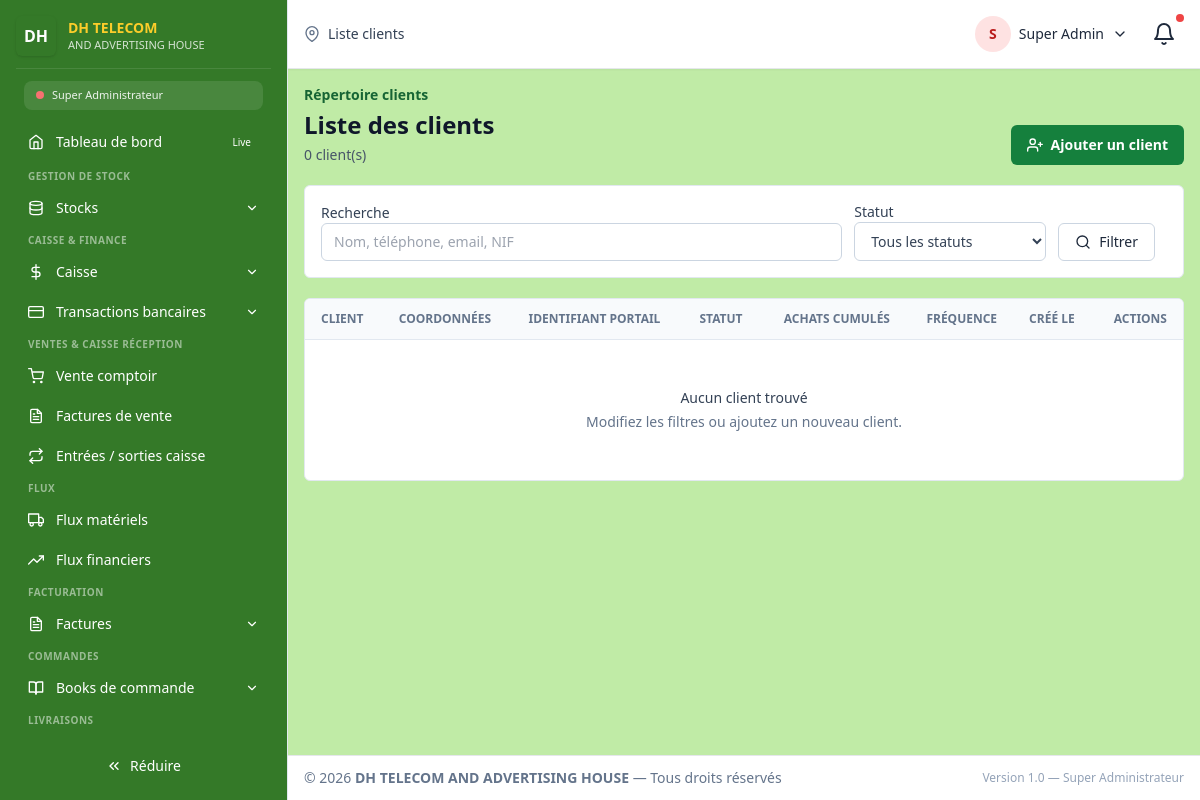
The page /super_admin/clients/liste (signed in) on the database as committed earlier.
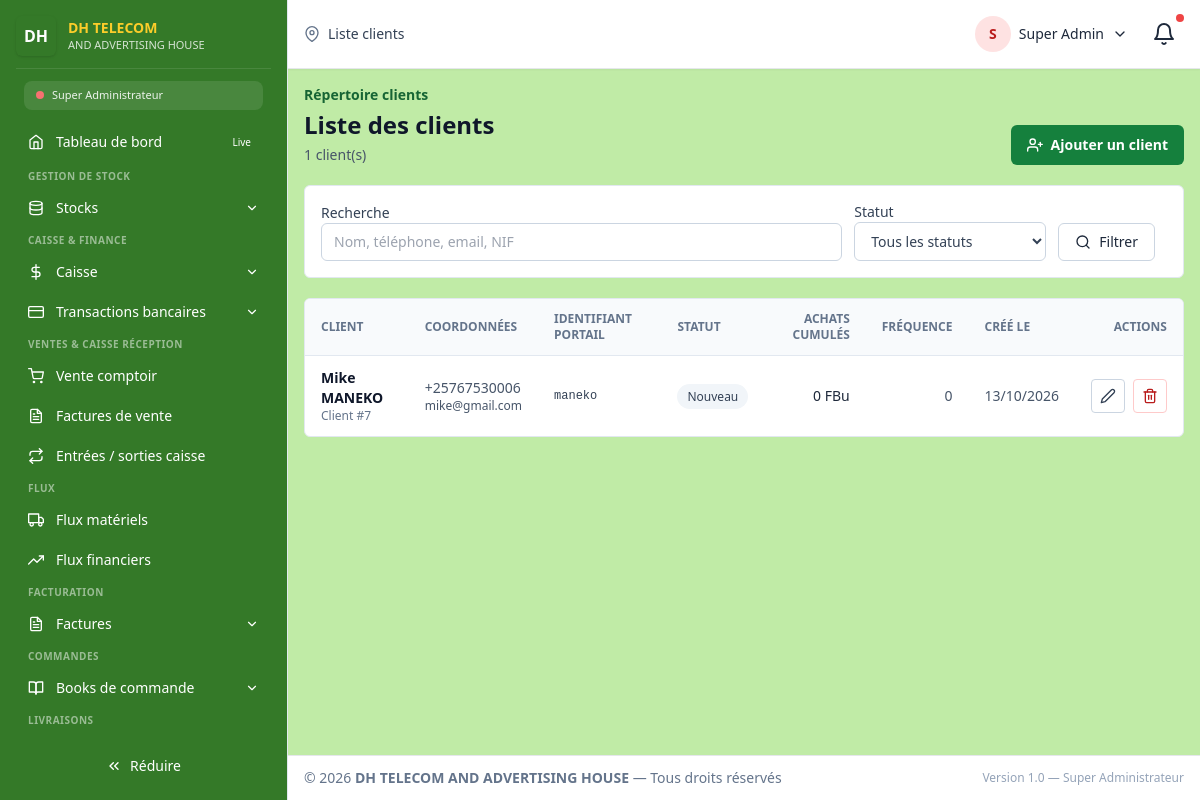
The same page on the database as committed later.
### tables this page shows
CREATE TABLE `partners` (
  `id` int(100) NOT NULL,
  `name` varchar(100) NOT NULL,
  `abbr` varchar(25) DEFAULT NULL,
  `category` enum('client','fournisseur') DEFAULT 'client',
  `address` varchar(1000) NOT NULL DEFAULT '',
  `phone` varchar(255) DEFAULT NULL,
  `email` varchar(255) NOT NULL DEFAULT '',
  `portal_username` varchar(100) DEFAULT NULL,
  `portal_password` varchar(255) DEFAULT NULL COMMENT 'Hash du mot de passe du portail client',
  `RC` varchar(100) NOT NULL DEFAULT '',
  `NIF` varchar(255) NOT NULL DEFAULT '',
  `profil` varchar(100) DEFAULT NULL,
  `debt_limit` bigint(10) NOT NULL DEFAULT 0,
  `debt` bigint(10) NOT NULL DEFAULT 0,
  `status_client` enum('Nouveau','Régulier','VIP') DEFAULT 'Nouveau',
  `total_achats` bigint(15) DEFAULT 0,
  `frequence_achats` int(10) DEFAULT 0,
  `dernier_achat` date DEFAULT NULL,
  `rating` int(11) DEFAULT NULL,
  `annif` varchar(10) DEFAULT NULL COMMENT 'Format JJ-MM',
  `birthday_promo_used` date DEFAULT NULL,
  `alert_debt` tinyint(1) DEFAULT 0,
  `created_at` timestamp NOT NULL DEFAULT current_timestamp(),
  `updated_at` timestamp NOT NULL DEFAULT current_timestamp() ON UPDATE current_timestamp()
);

### router.php (called while the page is built, shortened)
<?php
require_once __DIR__ . "/dash/template/permissions.php";
require_once __DIR__ . "/dash/template/sidebar_config.php";
if (!function_exists('app_url')) {
    function app_url(string $path = ''): string
    {
        return APP_BASE_PATH . '/' . ltrim($path, '/');
    }
}
if (!function_exists('app_route_url')) {
    function app_route_url(string $path, ?string $role = null): string
    {
        $role = $role ?? ($_SESSION['role'] ?? '');
        $path = trim($path, '/');
        if ($role !== '' && $path !== $role && strpos($path, $role . '/') !== 0) {
            $path = $role . '/' . $path;
        }
        return app_url($path);
    }
}
$ROUTES_BY_ROLE = [];
foreach ($ROLES as $roleName => $roleDefinition) {
    $roleUser = ["role_system" => $roleName];
    $ROUTES_BY_ROLE[$roleName] = [];
    foreach ($ROUTE_DEFINITIONS as $routeName => $routeDefinition) {
        $roleRoute = $roleName . '/' . $routeName;
        if (userCan($roleUser, $routeDefinition[1])) {
            if ($roleName === "receptionniste" && $routeName === "accueil") {
                $routeDefinition[0] = "./dash/receptionist/index.php";
            }
            if ($roleName === "comptable" && $routeName === "accueil") {
                $routeDefinition[0] = "./dash/comptable/index.php";
            }
            if ($roleName === "magasinier" && $routeName === "accueil") {
                $routeDefinition[0] = "./dash/magasinier/index.php";
            }
            $ROUTES_BY_ROLE[$roleName][$roleRoute] = $routeDefinition;
        }
    }
}
$ROLE_ALIASES = [
    "Super Admin" => "super_admin",
    "Admin" => "directeur_general",
    "caissier" => "comptable",
    "agent" => "magasinier",
    "Utilisateur" => "travailleur",
];
require_once __DIR__ . "/api/database.php";
$db = Database::getInstance();
$userRecord = $db->fetch(
    "SELECT id, user_name, category, f_name, l_name, status, profil
     FROM users
     WHERE id = ?
     LIMIT 1",
    [$_SESSION["user_id"]]
);
$role = $ROLE_ALIASES[$userRecord["category"] ?? ""] ?? ($userRecord["category"] ?? "");
$ROUTES = $ROUTES_BY_ROLE[$role];
$route = $_GET['route'] ?? ($role . '/accueil');
$route = trim($route, '/');
$route = strtolower($route);
    ?>
    <?php
list($file, $requiredPermission, $pageTitle) = $ROUTES[$route];
    ?>
    <?php
$pagePath = __DIR__ . "/" . $file;
require $pagePath;
$content = ob_get_clean();
require_once __DIR__ . "/dash/template/layout.php";

### api/database.php (called while the page is built, shortened)
<?php
class Database
{
    private static $instance = null;
    private $pdo;
    private function __construct()
    {
        $dsn = 'mysql:host=' . DB_HOST
             . ';port=' . DB_PORT
             . ';dbname=' . DB_NAME
             . ';charset=' . DB_CHARSET;
        $options = [
            PDO::ATTR_ERRMODE            => PDO::ERRMODE_EXCEPTION,
            PDO::ATTR_DEFAULT_FETCH_MODE => PDO::FETCH_ASSOC,
            PDO::ATTR_EMULATE_PREPARES   => false,
            PDO::ATTR_PERSISTENT         => false,
            PDO::ATTR_TIMEOUT            => 5,
            PDO::ATTR_STRINGIFY_FETCHES  => false,
            PDO::MYSQL_ATTR_INIT_COMMAND => "SET NAMES " . DB_CHARSET
                                          . " COLLATE " . DB_COLLATION
                                          . ", time_zone = '+02:00'",
        ];
        try {
            $this->pdo = new PDO($dsn, DB_USER, DB_PASS, $options);
        } catch (PDOException $e) {
            $this->logError($e);
            die('Erreur de connexion à la base de données : ' . $e->getMessage());
        }
    }
    public static function getInstance()
    {
        if (self::$instance === null) {
            self::$instance = new self();
        }
        return self::$instance;
    }
    public function query($sql, $params = [])
    {
        $start = microtime(true);
        try {
            $stmt = $this->pdo->prepare($sql);
            $stmt->execute($params);
            return $stmt;
        } catch (PDOException $e) {
            $this->logError($e, $sql, $params);
            throw $e;
        }
    }
    public function fetchAll($sql, $params = [])
    {
        return $this->query($sql, $params)->fetchAll();
    }
    public function fetchColumn($sql, $params = [], $column = 0)
    {
        $result = $this->query($sql, $params)->fetchColumn($column);
        return $result === false ? null : $result;
    }
}

### dash/template/permissions.php (called while the page is built, shortened)
<?php
function userCan(array $user, string $permission): bool
{
    global $ROLES;
    $role = $user["role_system"] ?? "";
    $permissions = $ROLES[$role]["permissions"] ?? [];
    if (in_array("*", $permissions, true)) return true;
    if (in_array($permission, $permissions, true)) return true;
    $module = explode(".", $permission)[0] ?? "";
    if ($module && in_array("$module.*", $permissions, true)) return true;
    return false;
}

### dash/receptionist/clients_liste.php (the view, shortened to what the changed rows need)
<?php
require_once __DIR__ . '/../../api/database.php';
$db = Database::getInstance();
$escape = static fn($value): string => htmlspecialchars((string) $value, ENT_QUOTES, 'UTF-8');
$conditions = ["category = 'client'"];
$params = [];
$where = 'WHERE ' . implode(' AND ', $conditions);
$totalClients = (int) $db->fetchColumn("SELECT COUNT(*) FROM partners $where", $params);
$page = max(1, (int) ($_GET['page'] ?? 1));
$perPage = 20;
$totalPages = max(1, (int) ceil($totalClients / $perPage));
$page = min($page, $totalPages);
$offset = ($page - 1) * $perPage;
$clients = $db->fetchAll(
    "SELECT id, name, phone, email, portal_username, status_client, total_achats, frequence_achats, created_at
     FROM partners $where
     ORDER BY name ASC, id DESC
     LIMIT $perPage OFFSET $offset",
    $params
);
?>
<section class="space-y-5">
    <header class="flex flex-col gap-3 sm:flex-row sm:items-end sm:justify-between">
        <div>
            <p class="text-sm font-semibold text-green-800">Répertoire clients</p>
            <h1 class="mt-1 text-2xl font-bold text-slate-900">Liste des clients</h1>
            <p class="mt-1 text-sm text-slate-600"><?= number_format($totalClients, 0, ',', ' ') ?> client(s)</p>
        </div>
    </header>
    <div class="overflow-x-auto rounded-md border border-slate-200 bg-white">
        <table class="min-w-full divide-y divide-slate-200 text-sm">
            <thead class="bg-slate-50 text-left text-xs uppercase text-slate-500"><tr><th class="px-4 py-3">Client</th><th class="px-4 py-3">Coordonnées</th><th class="px-4 py-3">Identifiant portail</th><th class="px-4 py-3">Statut</th><th class="px-4 py-3 text-right">Achats cumulés</th><th class="px-4 py-3 text-right">Fréquence</th><th class="px-4 py-3">Créé le</th><th class="px-4 py-3 text-right">Actions</th></tr></thead>
            <tbody class="divide-y divide-slate-100">
                <?php if (!$clients): ?>
                    <tr><td colspan="8" class="px-4 py-12 text-center"><p class="font-medium text-slate-700">Aucun client trouvé</p><p class="mt-1 text-sm text-slate-500">Modifiez les filtres ou ajoutez un nouveau client.</p></td></tr>
                <?php else: foreach ($clients as $client): ?>
                    <?php $clientStatus = (string) ($client['status_client'] ?? 'Nouveau'); ?>
                    <tr class="hover:bg-slate-50">
                        <td class="px-4 py-3"><div class="font-semibold text-slate-900"><?= $escape($client['name']) ?></div><div class="text-xs text-slate-500">Client #<?= (int) $client['id'] ?></div></td>
                        <td class="px-4 py-3 text-slate-600"><div><?= $escape($client['phone'] ?: 'Téléphone non renseigné') ?></div><div class="text-xs"><?= $escape($client['email'] ?: 'Email non renseigné') ?></div></td>
                        <td class="px-4 py-3 font-mono text-xs text-slate-700"><?= $escape($client['portal_username'] ?: 'Non configuré') ?></td>
                        <td class="px-4 py-3"><span class="rounded-full px-2.5 py-1 text-xs font-medium <?= $clientStatus === 'VIP' ? 'bg-amber-100 text-amber-800' : ($clientStatus === 'Régulier' ? 'bg-blue-100 text-blue-800' : 'bg-slate-100 text-slate-700') ?>"><?= $escape($clientStatus) ?></span></td>
                        <td class="whitespace-nowrap px-4 py-3 text-right font-medium text-slate-800"><?= number_format((float) ($client['total_achats'] ?? 0), 0, ',', ' ') ?> FBu</td>
                        <td class="px-4 py-3 text-right text-slate-600"><?= number_format((int) ($client['frequence_achats'] ?? 0), 0, ',', ' ') ?></td>
                        <td class="whitespace-nowrap px-4 py-3 text-slate-600"><?= $escape(date('d/m/Y', strtotime($client['created_at']))) ?></td>
                        <td class="whitespace-nowrap px-4 py-3 text-right">
                            <div class="inline-flex items-center justify-end gap-2">
                                <?php if (userCan($user, 'clients.edit')): ?>
                                    <a href="<?= $escape(app_route_url('clients/modifier')) . '?id=' . (int) $client['id'] ?>" class="inline-flex items-center justify-center rounded border border-slate-300 p-2 text-slate-700 hover:bg-slate-100" aria-label="Modifier <?= $escape($client['name']) ?>" title="Modifier"><i data-feather="edit-2" class="h-4 w-4"></i></a>
                                <?php endif; ?>
                                <?php if (userCan($user, 'clients.delete')): ?>
                                    <form method="post" onsubmit="return confirm('Supprimer le client ' + <?= json_encode((string) $client['name'], JSON_HEX_TAG | JSON_HEX_APOS | JSON_HEX_AMP | JSON_HEX_QUOT) ?> + ' ? Cette action est définitive.');">
                                        <button type="submit" class="inline-flex items-center justify-center rounded border border-red-200 p-2 text-red-700 hover:bg-red-50" aria-label="Supprimer <?= $escape($client['name']) ?>" title="Supprimer"><i data-feather="trash-2" class="h-4 w-4"></i></button>
                                    </form>
                                <?php endif; ?>
                            </div>
                        </td>
                    </tr>
                <?php endforeach; endif; ?>
            </tbody>
        </table>
    </div>
</section>

### dash/template/layout.php (shortened to what the changed rows need)
<?php
require_once __DIR__ . "/permissions.php";
require_once __DIR__ . "/sidebar_config.php";
$route = trim(strtolower($route), '/');
$rolePrefix = !empty($user["role_system"]) ? $user["role_system"] . "/" : "";
$activeRoute = $rolePrefix !== "" && strpos($route, $rolePrefix) === 0
    ? substr($route, strlen($rolePrefix))
    : $route;
if (!function_exists('renderSidebarItem')) {
    function renderSidebarItem(array $item, string $currentRoute, array $user): void
    {
        $itemHref = $item['href'] ?? '';
        $itemRoute = ltrim($itemHref, '/');
        $isActive = ($itemRoute === $currentRoute);
        if ($item['type'] === 'link') {
            $activeClass = $isActive
                ? 'bg-[#C0EBA6] text-slate-900 font-semibold'
                : 'text-white hover:bg-[#C0EBA6] hover:text-slate-900';
            ?>
            <li>
                <a href="<?= htmlspecialchars(app_route_url($itemHref, $user['role_system'] ?? null), ENT_QUOTES, 'UTF-8') ?>"
                   class="flex items-center gap-3 px-3 py-2 rounded-lg text-sm transition <?= $activeClass ?>">
                    <i data-feather="<?= htmlspecialchars($item['icon']) ?>" class="w-4 h-4 flex-shrink-0"></i>
                    <span class="menu-text"><?= htmlspecialchars($item['label']) ?></span>
                    <?php if (!empty($item['badge'])): ?>
                        <span class="ml-auto text-[10px] px-2 py-0.5 rounded-full bg-<?= htmlspecialchars($item['badge']['color']) ?>-500 text-white">
                            <?= htmlspecialchars($item['badge']['text']) ?>
                        </span>
                    <?php endif; ?>
                </a>
            </li>
            <?php
        } elseif ($item['type'] === 'dropdown') {
            $visibleChildren = array_filter($item['items'] ?? [], function ($sub) use ($user) {
                if (empty($sub['permission'])) return true;
                return userCan($user, $sub['permission']);
            });
            $hasActiveChild = false;
            foreach ($visibleChildren as $sub) {
                $subRoute = ltrim($sub['href'] ?? '', '/');
                if ($subRoute === $currentRoute) { $hasActiveChild = true; break; }
            }
            ?>
            <li>
                <a href="#"
                   class="sidebar-dropdown-btn flex items-center w-full gap-3 px-3 py-2 rounded text-white hover:bg-[#C0EBA6] hover:text-slate-900 transition"
                   aria-expanded="<?= $hasActiveChild ? 'true' : 'false' ?>">
                    <i data-feather="<?= htmlspecialchars($item['icon']) ?>" class="w-4 h-4 flex-shrink-0"></i>
                    <span class="menu-text text-left flex-1"><?= htmlspecialchars($item['label']) ?></span>
                    <i data-feather="chevron-down" class="w-3.5 h-3.5 transition-transform"></i>
                </a>
            </li>
            <?php
        }
    }
}
?>
<!doctype html>
<html lang="fr">
<head>
    <script src="https://cdn.tailwindcss.com"></script>
</head>
<body class="min-h-screen bg-[#C0EBA6] text-slate-800 antialiased">
<div id="app" class="relative flex h-screen">
    <aside id="sidebar"
           class="fixed inset-y-0 left-0 z-50 w-72 transform -translate-x-0 lg:translate-x-0 bg-[#347928] border-r border-slate-200 p-4 flex flex-col anim-smooth">
        <nav class="flex-1 overflow-auto scrollbar-thin mt-3 -mr-2 pr-2">
            <ul class="space-y-1 text-sm">
                <?php if (!empty($SIDEBAR_CONFIG)): ?>
                    <?php foreach ($SIDEBAR_CONFIG as $sectionKey => $section): ?>
                        <?php
                        $visibleItems = array_filter($section['items'], function ($item) use ($user) {
                            if (empty($item['permission'])) return true;
                            return userCan($user, $item['permission']);
                        });
                        ?>
                        <?php if (!empty($section['label'])): ?>
                            <li class="mt-4 first:mt-0 text-[10px] text-white/50 uppercase px-3 tracking-wider font-semibold">
                                <?= htmlspecialchars($section['label']) ?>
                            </li>
                        <?php endif; ?>
                        <?php foreach ($visibleItems as $item) renderSidebarItem($item, $activeRoute, $user); ?>
                    <?php endforeach; ?>
                <?php endif; ?>
            </ul>
        </nav>
    </aside>
    <div id="mainArea" class="flex-1 flex flex-col min-h-0 ml-0 lg:ml-72 anim-smooth">
        <main id="content" class="flex-1 overflow-auto p-4">
            <?php
            if (isset($content) && $content !== '') {
                echo $content;
            } else {
                echo '<div class="p-4 bg-yellow-50 text-yellow-800 rounded">Aucun contenu à afficher.</div>';
            }
            ?>
        </main>
    </div>
</div>
</body>
</html>

Rows that differ between the two databases and show on the page:
added partners: name "Mike MANEKO", id "7", phone "+25767530006", email "mike@gmail.com", portal_username "maneko", status_client "Nouveau", total_achats "0", frequence_achats "0", created_at "13/10/2026"
Other text that changed with them:
$totalClients: "0" → "1"
text no longer shown: "Aucun client trouvé Modifiez les filtres ou ajoutez un nouveau client."
